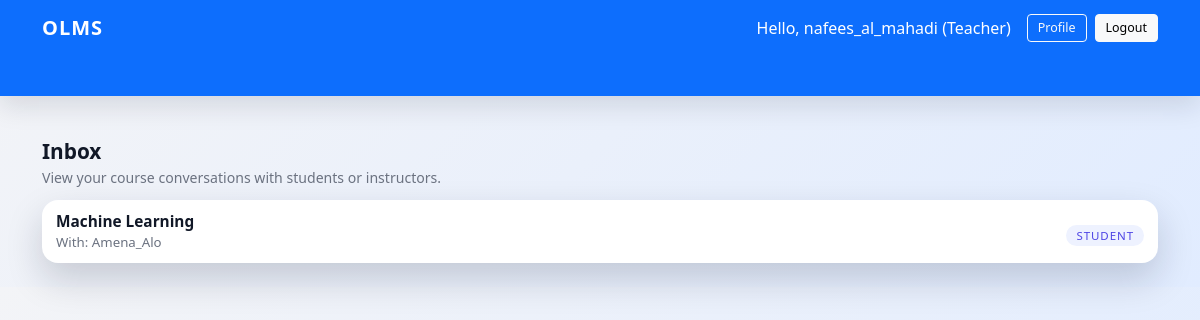
Page /messages/inbox/ (signed in) on the committed database.
### accounts/models.py (models this page shows, shortened)
class CustomUser(AbstractUser):
    ROLE_CHOICES = (
        ('admin', 'Admin'),
        ('teacher', 'Teacher'),
        ('student', 'Student'),
    )
    role = models.CharField(max_length=10, choices=ROLE_CHOICES, default='student')
    phone = models.CharField(max_length=20, blank=True, null=True)
    gender = models.CharField(max_length=10, blank=True, null=True)
    profile_photo = models.ImageField(upload_to='profiles/', blank=True, null=True)
    qualification = models.CharField(max_length=255, blank=True, null=True)
    expertise = models.CharField(max_length=255, blank=True, null=True)
    def is_teacher(self):
        return self.role == 'teacher'

### messaging/models.py (models this page shows, shortened)
class Conversation(models.Model):
    course = models.ForeignKey(
        Course, on_delete=models.CASCADE, related_name="conversations"
    )
    student = models.ForeignKey(
        User, on_delete=models.CASCADE, related_name="student_conversations"
    )
    teacher = models.ForeignKey(
        User, on_delete=models.CASCADE, related_name="teacher_conversations"
    )
    created_at = models.DateTimeField(auto_now_add=True)
    class Meta:
        unique_together = ("course", "student", "teacher")
        indexes = [
            models.Index(fields=["course", "student", "teacher"]),
        ]

### courses/models.py (models this page shows, shortened)
class Course(models.Model):
    teacher = models.ForeignKey(
        User, on_delete=models.CASCADE, related_name='courses'
    )
    title = models.CharField(max_length=200)
    description = models.TextField()
    category = models.ForeignKey(
        Category, on_delete=models.SET_NULL, null=True, blank=True
    )
    price = models.DecimalField(max_digits=8, decimal_places=2, default=0)
    created_at = models.DateTimeField(auto_now_add=True)
    updated_at = models.DateTimeField(auto_now=True)
    is_active = models.BooleanField(default=True)

### messaging/views.py (the view)
# urls.py: path("inbox/", inbox_view, name="inbox"),
@login_required
def inbox_view(request):
    user = request.user
    if _is_teacher(user):
        base_qs = Conversation.objects.filter(teacher=user).select_related("course", "student", "teacher")
    else:
        base_qs = Conversation.objects.filter(student=user).select_related("course", "student", "teacher")
    conversations = (
        base_qs.annotate(
            last_message_at=Max("messages__created_at"),
            unread_count=Count(
                "messages",
                filter=Q(messages__is_read=False) & ~Q(messages__sender=user),
            ),
        )
        .order_by("-last_message_at", "-created_at")
    )
    return render(
        request,
        "messaging/inbox.html",
        {
            "conversations": conversations,
        },
    )

### messaging/views.py (called while the page is built)
def _flag(user, attr_name: str) -> bool:
    val = getattr(user, attr_name, False)
    return val() if callable(val) else bool(val)

def _is_teacher(user) -> bool:
    return _flag(user, "is_teacher")

### messaging/templates/messaging/inbox.html (shortened to what this page needs)
{% extends 'base.html' %}
{% block content %}
<div class="olms-inbox-header">
    <div>
        <div class="olms-inbox-title">Inbox</div>
        <div class="olms-inbox-subtitle">
            View your course conversations with students or instructors.
        </div>
    </div>
</div>
<div class="olms-inbox-list">
    {% for conv in conversations %}
        {% if user.is_teacher %}
            {% with other=conv.student %}
                <a href="{% url 'messaging:conversation_detail' conv.course.pk other.pk %}" class="olms-inbox-item">
                    <div>
                        <div class="olms-inbox-course">{{ conv.course.title }}</div>
                        <div class="olms-inbox-with">With: {{ other.username }}</div>
                    </div>
                    <div class="text-end">
                        <div class="mt-1">
                            <span class="olms-inbox-pill">Student</span>
                        </div>
                    </div>
                </a>
            {% endwith %}
        {% endif %}
    {% empty %}
        <p class="olms-inbox-empty px-2 py-3 text-center mb-0">
            No conversations yet.
        </p>
    {% endfor %}
</div>
{% endblock %}

### templates/base.html (shortened to what this page needs)
{% load static %}
<!DOCTYPE html>
<html lang="en">
<head>
    <link rel="stylesheet"
          href="https://cdn.jsdelivr.net/npm/bootstrap@5.3.2/dist/css/bootstrap.min.css">
    <link rel="stylesheet"
          href="{% static 'css/style.css' %}">
</head>
<body class="bg-light">
<nav class="navbar navbar-expand-lg navbar-dark bg-primary mb-3">
    <div class="container">
        <a class="navbar-brand fw-bold" href="{% url 'accounts:dashboard' %}">OLMS</a>
        <div class="collapse navbar-collapse justify-content-end" id="navbarMain">
            {% if user.is_authenticated %}
                <span class="text-white me-3">
                    Hello, {{ user.username }} ({{ user.get_role_display }})
                </span>
                <a href="{% url 'accounts:profile' %}"
                   class="btn btn-outline-light btn-sm">
                    Profile
                </a>
                <a href="{% url 'accounts:logout' %}"
                   class="btn btn-light btn-sm ms-2">
                    Logout
                </a>
            {% else %}
                <a href="{% url 'accounts:login' %}"
                   class="btn btn-light btn-sm">
                    Login
                </a>
            {% endif %}
        </div>
    </div>
</nav>
<div class="container py-4">
    {% block content %}{% endblock %}
</div>
</body>
</html>

### static/css/style.css (style rules this page uses)
body { background: linear-gradient(135deg, #f3f4f7, #e1ecff); font-family: system-ui, -apple-system, BlinkMacSystemFont, "Segoe UI", sans-serif; color: #111827; }
.container { padding-bottom: 40px; }
.navbar { box-shadow: 0 10px 25px rgba(15, 23, 42, 0.12); }
.navbar-brand { letter-spacing: 1px; font-weight: 600; }
.navbar .btn, .navbar a.nav-link { transition: background-color 0.15s ease, color 0.15s ease; }
.btn-sm { font-size: 0.78rem; padding: 4px 10px; }
a { color: #2563eb; text-decoration: none; }
.mb-3 { margin-bottom: 1rem !important; }

### messaging/templates/messaging/inbox.html (style rules this page uses)
.olms-inbox-header { margin-bottom: 12px; display: flex; justify-content: space-between; align-items: baseline; }
.olms-inbox-title { font-size: 1.3rem; font-weight: 600; }
.olms-inbox-subtitle { font-size: 0.88rem; color: #6b7280; }
.olms-inbox-list { border-radius: 16px; background: #ffffff; box-shadow: 0 16px 36px rgba(15, 23, 42, 0.18); overflow: hidden; }
.olms-inbox-item { border-bottom: 1px solid #e5e7eb; padding: 10px 14px; text-decoration: none; color: inherit; display: flex; justify-content: space-between; align-items: center; transition: background-color 0.12s ease, transform 0.08s ease; }
.olms-inbox-item:last-child { border-bottom: none; }
.olms-inbox-course { font-weight: 600; font-size: 0.96rem; }
.olms-inbox-with { font-size: 0.83rem; color: #6b7280; }
.olms-inbox-pill { font-size: 0.72rem; padding: 3px 10px; border-radius: 999px; background: #eef2ff; color: #4f46e5; text-transform: uppercase; letter-spacing: 0.08em; }

### rows in the picture
CustomUser: username "nafees_al_mahadi", role "Teacher"
Conversation: course "Machine Learning", student.username "Amena_Alo"
